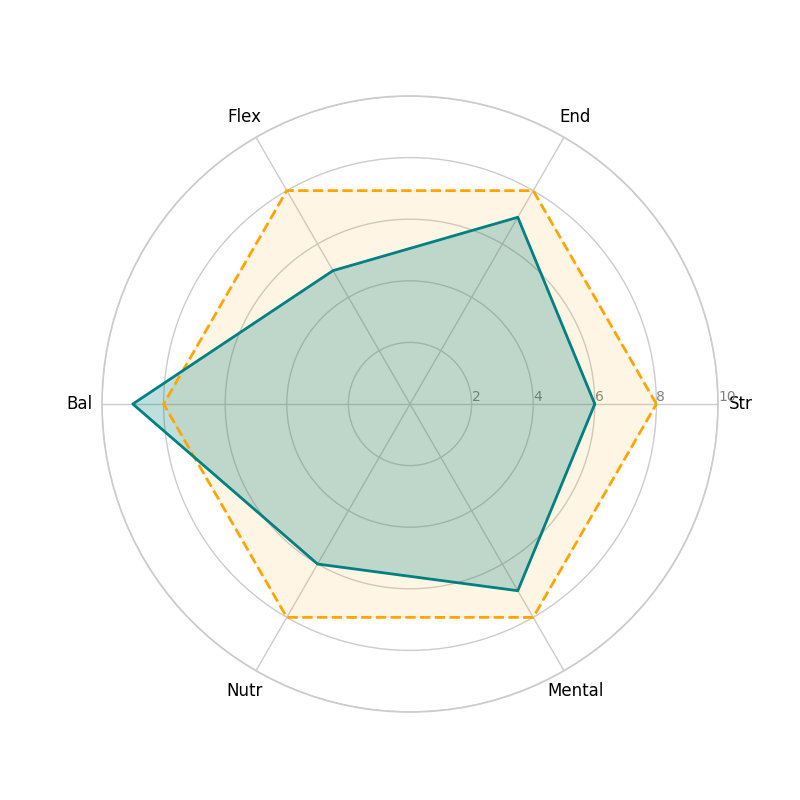

The Python source for this figure:
import matplotlib.pyplot as plt
import numpy as np

metrics = ['Str', 'End', 'Flex', 'Bal', 'Nutr', 'Mental']
ideal_plan = [8, 8, 8, 8, 8, 8]
current_plan = [6, 7, 5, 9, 6, 7]

num_vars = len(metrics)
angles = np.linspace(0, 2 * np.pi, num_vars, endpoint=False).tolist()

ideal_plan += ideal_plan[:1]
current_plan += current_plan[:1]
angles += angles[:1]

fig, ax = plt.subplots(figsize=(8, 8), subplot_kw=dict(polar=True))

plt.xticks(angles[:-1], metrics, color='black', size=12)
ax.set_rlabel_position(0)
plt.yticks([2, 4, 6, 8, 10], ["2", "4", "6", "8", "10"], color="grey", size=10)
plt.ylim(0, 10)

ax.plot(angles, ideal_plan, color='orange', linewidth=2, linestyle='dashed')
ax.fill(angles, ideal_plan, color='orange', alpha=0.1)

ax.plot(angles, current_plan, color='teal', linewidth=2, linestyle='solid')
ax.fill(angles, current_plan, color='teal', alpha=0.25)

plt.show()
